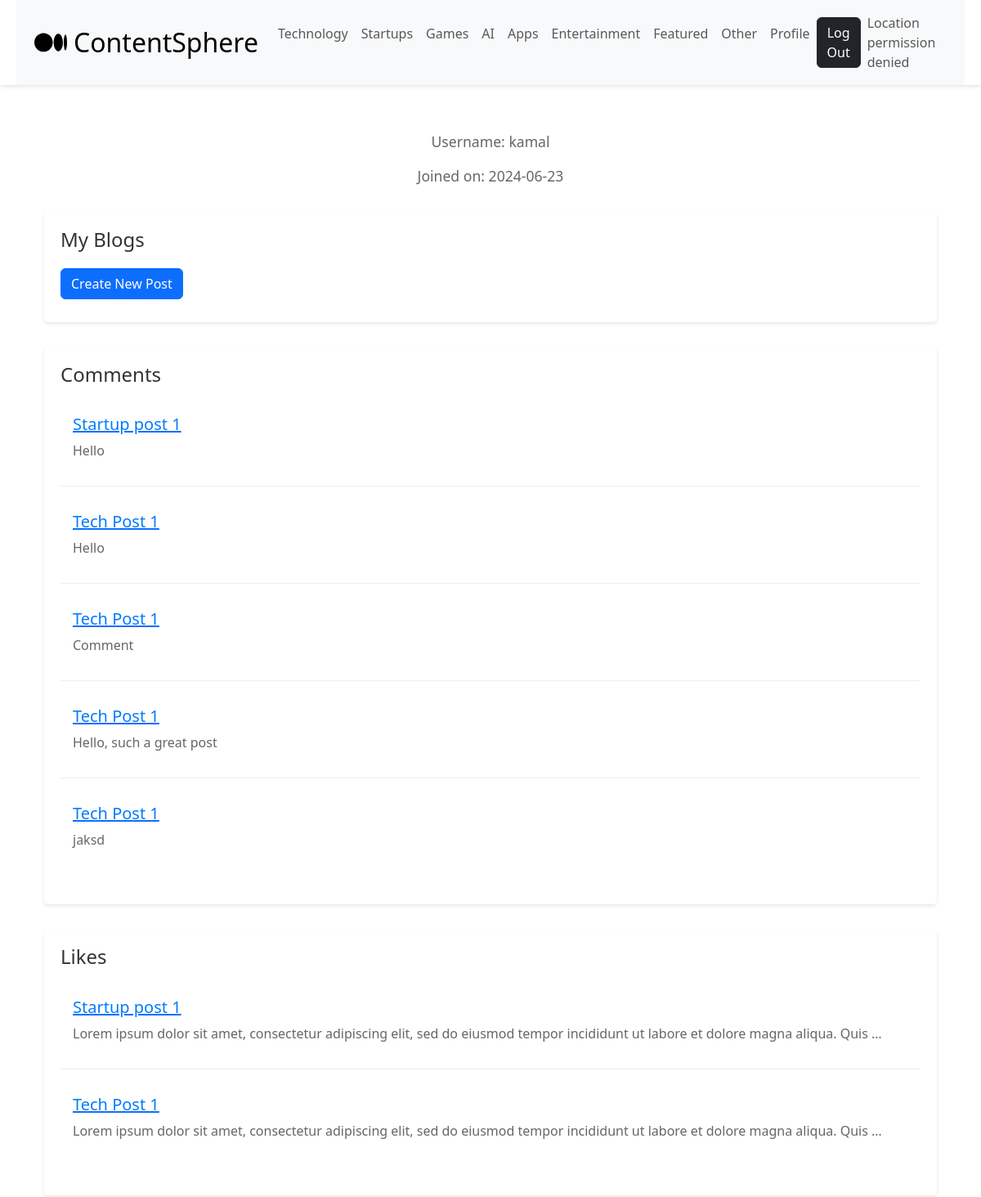
The app's page /profile/ (signed in, upper part), older data.
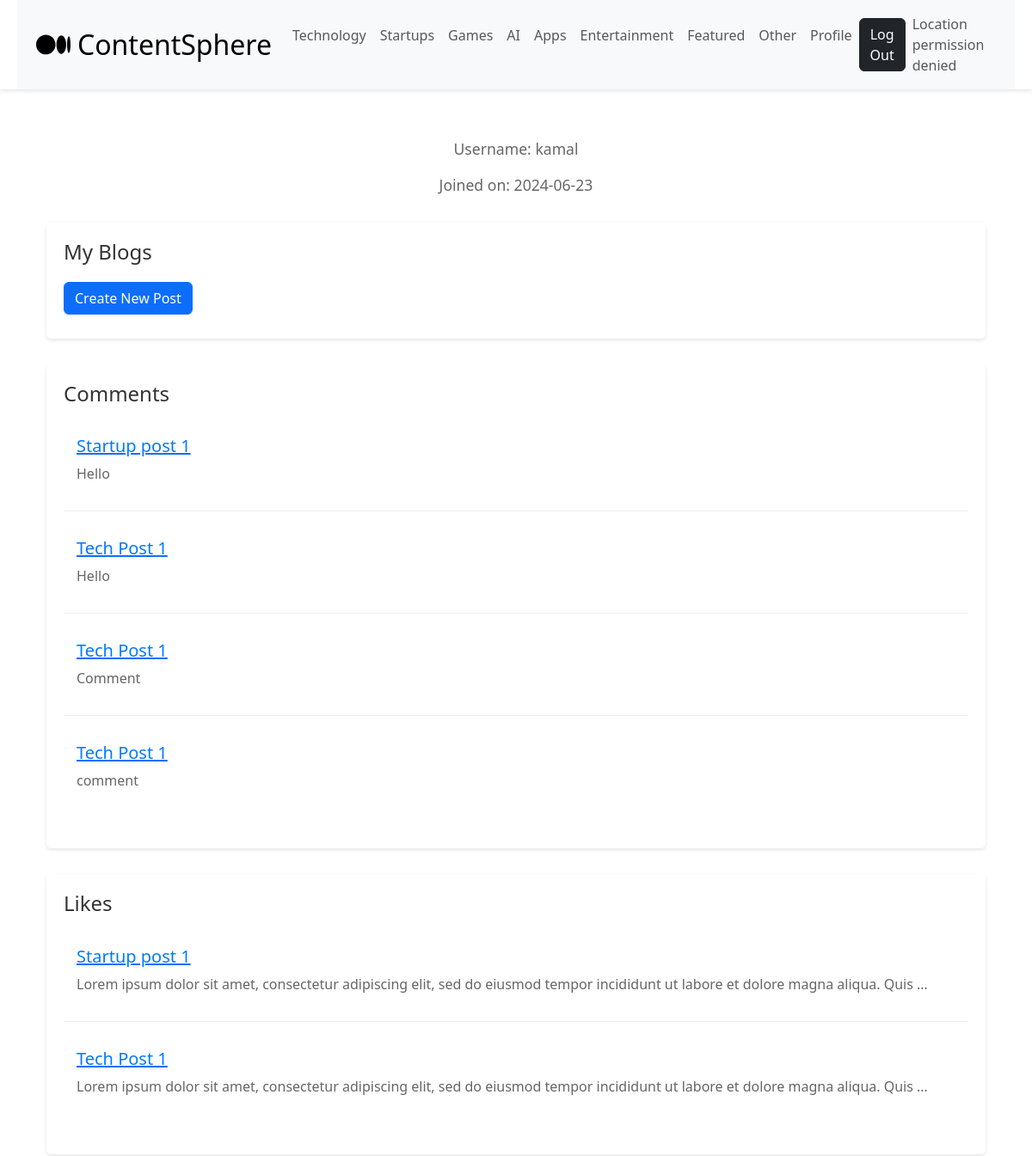
The same page, newer data.
### blogapp/models.py (models this page shows, shortened)
class Comment(models.Model):
    post = models.ForeignKey(
        Post, on_delete=models.CASCADE, related_name='comments')
    author = models.ForeignKey(
        settings.AUTH_USER_MODEL, on_delete=models.CASCADE)
    contents = models.TextField(blank=False, null=False)
    created_at = models.DateTimeField(auto_now_add=True)
    updated_at = models.DateTimeField(auto_now=True)
    class Meta:
        ordering = ['-created_at']

class Post(models.Model):
    title = models.CharField(max_length=150, blank=False, null=False)
    cover_image = models.ImageField(
        upload_to='post_cover_images/', blank=False, null=False)
    contents = models.TextField(blank=False, null=False)
    author = models.ForeignKey(
        settings.AUTH_USER_MODEL, on_delete=models.CASCADE)
    created_at = models.DateTimeField(auto_now_add=True)
    updated_at = models.DateTimeField(auto_now=True)
    published_at = models.DateTimeField(null=True, blank=True)
    class Meta:
        ordering = ['-created_at']

### blogapp/views.py (the view)
# urls.py: path('profile/', views.profile_view, name='profile'),
@login_required
def profile_view(request):
    user = request.user
    posts = Post.objects.filter(author=user).order_by('-created_at')
    comments = Comment.objects.filter(author=user)
    liked_posts = Post.objects.filter(likes__user=user)
    context = {
        'user': user,
        'posts': posts,
        'comments': comments,
        'liked_posts': liked_posts,
    }
    return render(request, 'blogapp/profile.html', context)

### blogapp/context_processor.py (called while the page is built)
def category_choices(request):
    return {'category_choices': Category.choices}

### blogapp/templates/blogapp/profile.html (shortened to what this page needs)
{% extends 'blogapp/base.html' %}
{% load static %}
{% block content %}
{% block extra_css %}
<link rel="stylesheet" href="{% static 'css/profile.css' %}" />
{% endblock %}
<div class="container mt-4">
  <div class="profile-header">
    <p>Username: {{ user.username }}</p>
    <p>Joined on: {{ user.date_joined|date:"Y-m-d" }}</p>
  </div>
  <div class="profile-sections">
    <div class="section">
      <h3>My Blogs</h3>
      <a href="{% url 'create_post' %}" class="btn btn-primary mb-2">Create New Post</a>
    </div>
    <div class="section">
      <h3>Comments</h3>
      {% for comment in comments %}
      <div class="comment-item mb-3">
        <a href="{% url 'post_detail' comment.post.id %}">
          <h5>{{ comment.post.title }}</h5>
        </a>
        <p>{{ comment.contents }}</p>
      </div>
      {% endfor %}
    </div>
    <div class="section">
      <h3>Likes</h3>
      {% for post in liked_posts %}
      <div class="like-item mb-3">
        <a href="{% url 'post_detail' post.id %}">
          <h5>{{ post.title }}</h5>
        </a>
        <p>{{ post.contents|truncatewords:20 }}</p>
      </div>
      {% endfor %}
    </div>
  </div>
</div>
{% endblock %}

Row changes from the older to the newer data that the page shows:
removed Comment: post "Tech Post 1", contents "Hello, such a great post"
changed Comment: contents "jaksd" → "comment"
